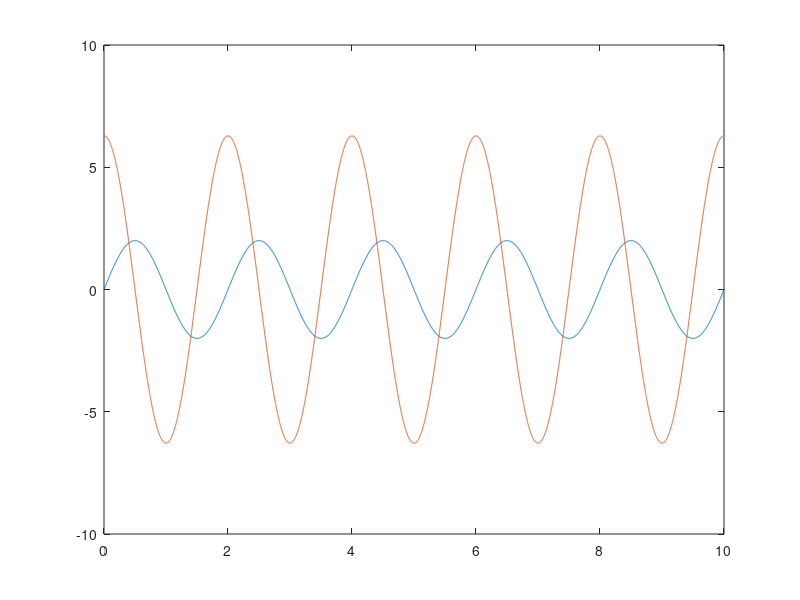

Here is the MATLAB script that generated this plot:
clear all
close all
clc

% % Test cosineFun
% s = linspace(0,pi/2,100);
% ds = gradient(s);
% y = zeros(size(s));
% dy = zeros(size(s));
% 
% for n = 1:length(s)
%     a = cosineFun(0,pi/2,0,pi/2,s(n),ds(n));
%     y(n) = a.y;
%     dy(n) = a.dy;
% end
% 
% plot(y)
% 
% figure
% plot(dy)

% Generate a sine wave
freq = 0.5;
amp = 2;
t = 0:0.001:10;
y = amp*sin(t*pi*2*freq);
dy = 2*pi*amp*freq*cos(t*pi*2*freq);

plot(t,y)
hold on
plot(t,dy)